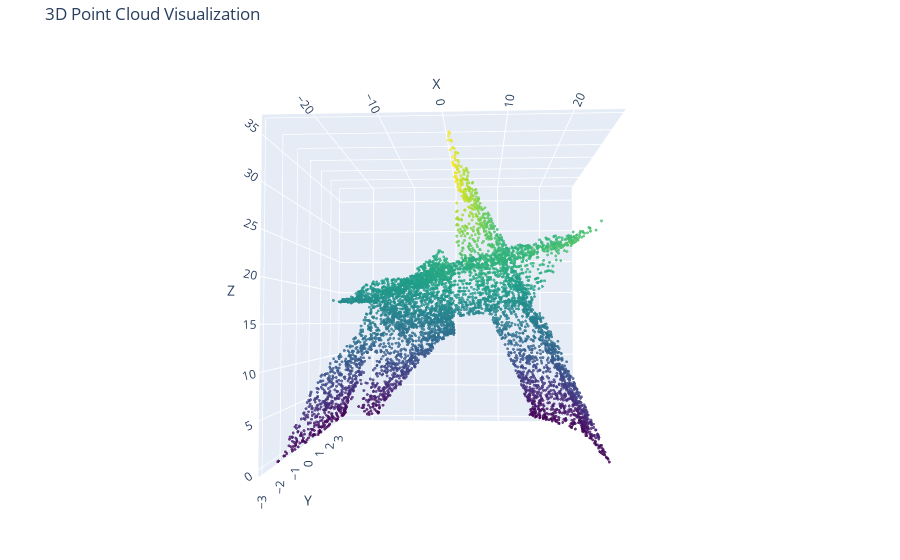

This figure's notebook cell:
### Code cell
import numpy as np
import open3d as o3d
import numpy as np
import plotly.graph_objs as go
from plotly.offline import plot
from IPython.display import display



# Function to create a transformation matrix from rotation and translation
def create_transformation_matrix(rotation, translation):
    transformation = np.eye(4)
    transformation[:3, :3] = rotation  # Assign rotation
    transformation[:3, 3] = translation  # Assign translation
    return transformation

# Function to transform a point cloud using a transformation matrix
def transform_point_cloud(pcd, transformation):
    pcd.transform(transformation)  # Apply the 4x4 transformation
    return pcd
# Load the point cloud from the uploaded .ply file
pcd = o3d.io.read_point_cloud("./data/pointclouds/maps1/map1_0_0.ply")
points = np.asarray(pcd.points)

# Optionally, downsample the points for faster rendering
sample_rate = 20000  # Adjust as needed
if len(points) > sample_rate:
    indices = np.random.choice(len(points), sample_rate, replace=False)
    sampled_points = points[indices]
else:
    sampled_points = points

# Create Plotly scatter plot
scatter = go.Scatter3d(
    x=sampled_points[:, 0],
    y=sampled_points[:, 1],
    z=sampled_points[:, 2],
    mode='markers',
    marker=dict(
        size=1,
        color=sampled_points[:, 2],
        colorscale='Viridis',
        opacity=0.8
    )
)

layout = go.Layout(
    title='3D Point Cloud Visualization',
    scene=dict(
        xaxis_title='X',
        yaxis_title='Y',
        zaxis_title='Z'
    ),
    margin=dict(l=0, r=0, b=0, t=40)
)

fig = go.Figure(data=[scatter], layout=layout)
fig.show()

### Figure 1 — Plotly figure (JSON) as saved in the notebook; plotly's stock layout.template omitted (floating-point values rounded to 4 significant figures; data arrays with more than 128 entries replaced by an {"elided": "..."} marker saying what was removed)
{"data": [{"marker": {"color": {"elided": "6000 float values"}, "colorscale": [[0, "#440154"], [0.1111, "#482878"], [0.2222, "#3e4989"], [0.3333, "#31688e"], [0.4444, "#26828e"], [0.5556, "#1f9e89"], [0.6667, "#35b779"], [0.7778, "#6ece58"], [0.8889, "#b5de2b"], [1, "#fde725"]], "opacity": 0.8, "size": 1}, "mode": "markers", "type": "scatter3d", "x": {"elided": "6000 float values"}, "y": {"elided": "6000 float values"}, "z": {"elided": "6000 float values"}}], "layout": {"autosize": true, "margin": {"b": 0, "l": 0, "r": 0, "t": 40}, "scene": {"aspectmode": "auto", "aspectratio": {"x": 1, "y": 1, "z": 1}, "camera": {"center": {"x": 0, "y": 0, "z": 0}, "eye": {"x": 0.1041, "y": -2.201, "z": -0.07477}, "projection": {"type": "perspective"}, "up": {"x": 0, "y": 0, "z": 1}}, "xaxis": {"title": {"text": "X"}, "type": "linear"}, "yaxis": {"title": {"text": "Y"}, "type": "linear"}, "zaxis": {"title": {"text": "Z"}, "type": "linear"}}, "title": {"text": "3D Point Cloud Visualization"}}}
